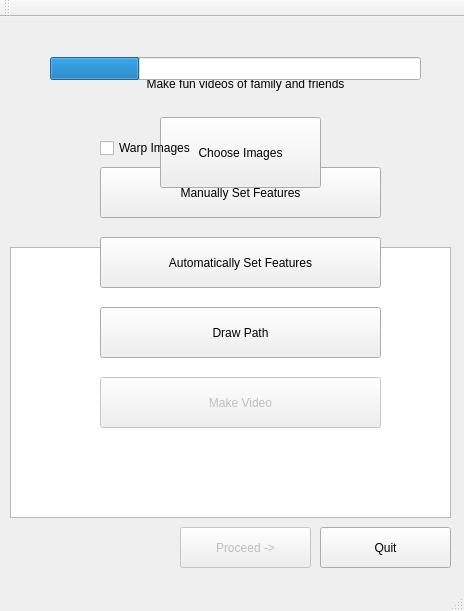
<?xml version="1.0" encoding="UTF-8"?>
<ui version="4.0">
 <class>MainWindow</class>
 <widget class="QMainWindow" name="MainWindow">
  <property name="geometry">
   <rect>
    <x>0</x>
    <y>0</y>
    <width>464</width>
    <height>611</height>
   </rect>
  </property>
  <property name="windowTitle">
   <string>MainWindow</string>
  </property>
  <widget class="QWidget" name="centralWidget">
   <widget class="QPushButton" name="pushButton">
    <property name="geometry">
     <rect>
      <x>160</x>
      <y>100</y>
      <width>161</width>
      <height>71</height>
     </rect>
    </property>
    <property name="text">
     <string>Choose Images</string>
    </property>
   </widget>
   <widget class="QLabel" name="label">
    <property name="geometry">
     <rect>
      <x>110</x>
      <y>40</y>
      <width>271</width>
      <height>41</height>
     </rect>
    </property>
    <property name="text">
     <string>&lt;html&gt;&lt;head/&gt;&lt;body&gt;&lt;p align=&quot;center&quot;&gt;Welcome User&lt;br/&gt;Make fun videos of family and friends&lt;/p&gt;&lt;/body&gt;&lt;/html&gt;</string>
    </property>
   </widget>
   <widget class="QListView" name="listView">
    <property name="geometry">
     <rect>
      <x>10</x>
      <y>230</y>
      <width>441</width>
      <height>271</height>
     </rect>
    </property>
   </widget>
   <widget class="QPushButton" name="pushButton_proceed">
    <property name="enabled">
     <bool>false</bool>
    </property>
    <property name="geometry">
     <rect>
      <x>180</x>
      <y>510</y>
      <width>131</width>
      <height>41</height>
     </rect>
    </property>
    <property name="text">
     <string>Proceed -&gt;</string>
    </property>
   </widget>
   <widget class="QPushButton" name="pushButton_man_feature">
    <property name="geometry">
     <rect>
      <x>100</x>
      <y>150</y>
      <width>281</width>
      <height>51</height>
     </rect>
    </property>
    <property name="text">
     <string>Manually Set Features</string>
    </property>
    <property name="checkable">
     <bool>false</bool>
    </property>
   </widget>
   <widget class="QPushButton" name="pushButton_make_video">
    <property name="enabled">
     <bool>false</bool>
    </property>
    <property name="geometry">
     <rect>
      <x>100</x>
      <y>360</y>
      <width>281</width>
      <height>51</height>
     </rect>
    </property>
    <property name="text">
     <string>Make Video</string>
    </property>
    <property name="checkable">
     <bool>false</bool>
    </property>
   </widget>
   <widget class="QProgressBar" name="progressBar">
    <property name="enabled">
     <bool>true</bool>
    </property>
    <property name="geometry">
     <rect>
      <x>50</x>
      <y>40</y>
      <width>371</width>
      <height>23</height>
     </rect>
    </property>
    <property name="value">
     <number>24</number>
    </property>
    <property name="textVisible">
     <bool>false</bool>
    </property>
   </widget>
   <widget class="QLabel" name="progress_label">
    <property name="geometry">
     <rect>
      <x>50</x>
      <y>70</y>
      <width>371</width>
      <height>31</height>
     </rect>
    </property>
    <property name="text">
     <string>&lt;html&gt;&lt;head/&gt;&lt;body&gt;&lt;p&gt;&lt;br/&gt;&lt;/p&gt;&lt;/body&gt;&lt;/html&gt;</string>
    </property>
   </widget>
   <widget class="QCheckBox" name="checkBox_warp">
    <property name="geometry">
     <rect>
      <x>100</x>
      <y>120</y>
      <width>141</width>
      <height>22</height>
     </rect>
    </property>
    <property name="text">
     <string>Warp Images</string>
    </property>
   </widget>
   <widget class="QPushButton" name="pushButton_quit">
    <property name="enabled">
     <bool>true</bool>
    </property>
    <property name="geometry">
     <rect>
      <x>320</x>
      <y>510</y>
      <width>131</width>
      <height>41</height>
     </rect>
    </property>
    <property name="text">
     <string>Quit</string>
    </property>
   </widget>
   <widget class="QPushButton" name="pushButton_path">
    <property name="enabled">
     <bool>true</bool>
    </property>
    <property name="geometry">
     <rect>
      <x>100</x>
      <y>290</y>
      <width>281</width>
      <height>51</height>
     </rect>
    </property>
    <property name="text">
     <string>Draw Path</string>
    </property>
    <property name="checkable">
     <bool>false</bool>
    </property>
   </widget>
   <widget class="QPushButton" name="pushButton_auto_feature">
    <property name="enabled">
     <bool>true</bool>
    </property>
    <property name="geometry">
     <rect>
      <x>100</x>
      <y>220</y>
      <width>281</width>
      <height>51</height>
     </rect>
    </property>
    <property name="text">
     <string>Automatically Set Features</string>
    </property>
    <property name="checkable">
     <bool>false</bool>
    </property>
   </widget>
   <zorder>listView</zorder>
   <zorder>pushButton_proceed</zorder>
   <zorder>pushButton_man_feature</zorder>
   <zorder>pushButton</zorder>
   <zorder>label</zorder>
   <zorder>pushButton_make_video</zorder>
   <zorder>progressBar</zorder>
   <zorder>progress_label</zorder>
   <zorder>checkBox_warp</zorder>
   <zorder>pushButton_quit</zorder>
   <zorder>pushButton_path</zorder>
   <zorder>pushButton_auto_feature</zorder>
  </widget>
  <widget class="QMenuBar" name="menuBar">
   <property name="geometry">
    <rect>
     <x>0</x>
     <y>0</y>
     <width>464</width>
     <height>25</height>
    </rect>
   </property>
  </widget>
  <widget class="QToolBar" name="mainToolBar">
   <attribute name="toolBarArea">
    <enum>TopToolBarArea</enum>
   </attribute>
   <attribute name="toolBarBreak">
    <bool>false</bool>
   </attribute>
  </widget>
  <widget class="QStatusBar" name="statusBar"/>
 </widget>
 <layoutdefault spacing="6" margin="11"/>
 <resources/>
 <connections/>
</ui>
